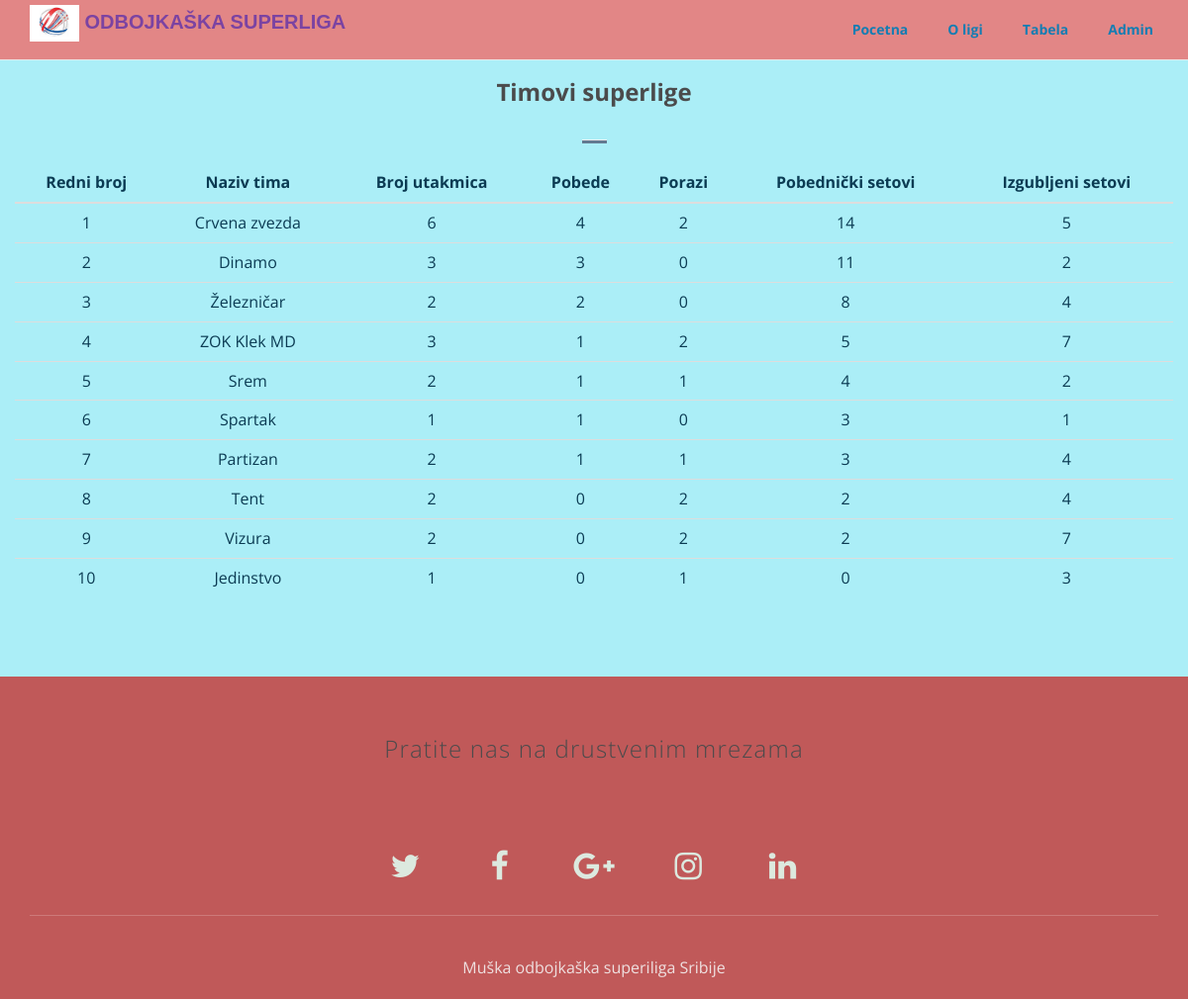
Page /tabelaTimovi.php on the committed database.
### tables this page shows
CREATE TABLE `tabela` (
  `rb` int(11) NOT NULL,
  `timID` int(11) NOT NULL,
  `ukupnoUtakmica` int(11) NOT NULL,
  `pobeda` int(11) NOT NULL,
  `poraza` int(11) NOT NULL,
  `setovaDatih` int(11) NOT NULL,
  `setovaPrimljenih` int(11) NOT NULL
);

CREATE TABLE `tim` (
  `timID` int(11) NOT NULL,
  `nazivTima` varchar(255) NOT NULL,
  `brojIgraca` int(11) NOT NULL,
  `gradID` int(11) NOT NULL
);

### dbbroker.php (called while the page is built, shortened)
<?php
class DBBroker
{
    protected $_mysqli;
    protected $_query;
    public function __construct($host, $username, $password, $db, $port = NULL)
    {
        if($port == NULL)
            $port = ini_get('mysqli.default_port');
        $this->_mysqli = new mysqli($host, $username, $password, $db, $port)
            or die('There was a problem connecting to the database');
        $this->_mysqli->set_charset('utf8');
    }
    protected function reset()
    {
        $this->_query = null;
    }
    public function rawQuery($query, $bindParams = null)
    {
        $this->_query = filter_var($query, FILTER_SANITIZE_STRING);
        $stmt = $this->_prepareQuery();
        $stmt->execute();
        return $this->_dynamicBindResults($stmt);
    }
    protected function _dynamicBindResults(mysqli_stmt $stmt)
    {
        $parameters = array();
        $results = array();
        $meta = $stmt->result_metadata();
        $row = array();
        while ($field = $meta->fetch_field()) {
            $row[$field->name] = null;
            $parameters[] = & $row[$field->name];
        }
        call_user_func_array(array($stmt, 'bind_result'), $parameters);
        while ($stmt->fetch()) {
            $x = array();
            foreach ($row as $key => $val) {
                $x[$key] = $val;
            }
            array_push($results, $x);
        }
        return $results;
    }
    protected function _prepareQuery()
    {
        if (!$stmt = $this->_mysqli->prepare($this->_query)) {
            trigger_error("Problem preparing query ($this->_query) " . $this->_mysqli->error, E_USER_ERROR);
        }
        return $stmt;
    }
}

### inicijalizacija.php (called while the page is built, shortened)
<?php
require('dbbroker.php');
$db = new DBBroker('localhost', 'root', '', 'odbojka');
?>

### tabelaTimovi.php (the view, shortened to what this page needs)
<?php
include 'inicijalizacija.php';
?>
<!DOCTYPE html>
<html lang="en">
  <head>
    <link rel="stylesheet" type="text/css" href="css/font-awesome.min.css">
    <link rel="stylesheet" type="text/css" href="css/bootstrap.min.css">
    <link rel="stylesheet" type="text/css" href="css/imagehover.min.css">
    <link rel="stylesheet" type="text/css" href="css/style.css">
  </head>
  <body>
    <?php include 'navbar.php'; ?>
    <section id ="feature" class="section-padding">
      <div class="container">
        <div class="row">
          <div class="header-section text-center">
            <h2>Timovi superlige</h2>
            <hr class="bottom-line">
            <table class="table table-hover" >
              <thead>
                <tr >
                  <th class="text-center">Redni broj</th>
                  <th class="text-center">Naziv tima</th>
                  <th class="text-center">Broj utakmica</th>
                  <th class="text-center">Pobede</th>
                  <th class="text-center">Porazi</th>
                  <th class="text-center">Pobednički setovi</th>
                  <th class="text-center">Izgubljeni setovi</th>
                </tr>
              </thead>
              <tbody>
                <?php
                $timovi = $db->rawQuery("select * from tabela m join tim t on m.timID=t.timID join grad g on t.gradID=g.id order by m.setovaDatih desc");
                $brojac = 0;
                foreach ($timovi as $tim) {
                  $brojac++;
                  ?>
                        <tr>
                              <td><?php echo ($brojac); ?></td>
                              <td><?php echo ($tim["nazivTima"]); ?></td>
                              <td><?php echo ($tim["ukupnoUtakmica"]); ?></td>
                              <td><?php echo ($tim["pobeda"]); ?></td>
                              <td><?php echo ($tim["poraza"]); ?></td>
                              <td><?php echo ($tim["setovaDatih"]); ?></td>
                              <td><?php echo ($tim["setovaPrimljenih"]); ?></td>
                          </tr>
                      <?php
                    }
                    ?>
              </tbody>
            </table>
          </div>
        </div>
      </div>
    </section>
    <?php include 'footer.php'; ?>
  </body>
</html>

### css/style.css (style rules this page uses)
body { font-size: 15px; line-height: 1.52; color: #0b3b53; background-color:rgb(171, 238, 247) ; font-size: 16px; font-family: "Open Sans", sans-serif; font-weight: 400; }
table { border-collapse: collapse; border-spacing: 0; }
.section-padding { padding: 60px 0px; }
h1, h2, h3, h4, h5, h6 { font-family: Open Sans, sans-serif; font-weight: 700; color: #4b4b4c; }
h2 { font-size: 24px; padding-bottom: 15px; }
.bottom-line { width: 25px; height: 3px; background-color: rgb(99, 122, 145); }

### rows in the picture
tabela: timID.nazivTima "Crvena zvezda", ukupnoUtakmica "6", pobeda "4", poraza "2", setovaDatih "14", setovaPrimljenih "5"
tabela: timID.nazivTima "Dinamo", ukupnoUtakmica "3", pobeda "3", poraza "0", setovaDatih "11", setovaPrimljenih "2"
tabela: timID.nazivTima "Železničar", ukupnoUtakmica "2", pobeda "2", poraza "0", setovaDatih "8", setovaPrimljenih "4"
tabela: timID.nazivTima "ZOK Klek MD", ukupnoUtakmica "3", pobeda "1", poraza "2", setovaDatih "5", setovaPrimljenih "7"
tabela: timID.nazivTima "Srem", ukupnoUtakmica "2", pobeda "1", poraza "1", setovaDatih "4", setovaPrimljenih "2"
tabela: timID.nazivTima "Spartak", ukupnoUtakmica "1", pobeda "1", poraza "0", setovaDatih "3", setovaPrimljenih "1"
tabela: timID.nazivTima "Partizan", ukupnoUtakmica "2", pobeda "1", poraza "1", setovaDatih "3", setovaPrimljenih "4"
tabela: timID.nazivTima "Tent", ukupnoUtakmica "2", pobeda "0", poraza "2", setovaDatih "2", setovaPrimljenih "4"
tabela: timID.nazivTima "Vizura", ukupnoUtakmica "2", pobeda "0", poraza "2", setovaDatih "2", setovaPrimljenih "7"
tabela: timID.nazivTima "Jedinstvo", ukupnoUtakmica "1", pobeda "0", poraza "1", setovaDatih "0", setovaPrimljenih "3"
